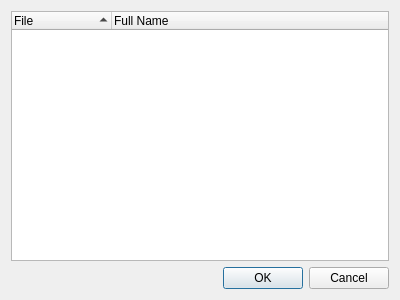
<?xml version="1.0" encoding="UTF-8"?>
<ui version="4.0">
 <class>SeerCloseSourceDialogForm</class>
 <widget class="QDialog" name="SeerCloseSourceDialogForm">
  <property name="geometry">
   <rect>
    <x>0</x>
    <y>0</y>
    <width>400</width>
    <height>300</height>
   </rect>
  </property>
  <property name="windowTitle">
   <string>Seer - Select files to close</string>
  </property>
  <layout class="QGridLayout" name="gridLayout">
   <item row="1" column="0">
    <widget class="QDialogButtonBox" name="buttonBox">
     <property name="orientation">
      <enum>Qt::Horizontal</enum>
     </property>
     <property name="standardButtons">
      <set>QDialogButtonBox::Cancel|QDialogButtonBox::Ok</set>
     </property>
    </widget>
   </item>
   <item row="0" column="0">
    <widget class="QTreeWidget" name="filenamesTreeWidget">
     <property name="toolTip">
      <string>Select the files to close.</string>
     </property>
     <property name="editTriggers">
      <set>QAbstractItemView::NoEditTriggers</set>
     </property>
     <property name="selectionMode">
      <enum>QAbstractItemView::ExtendedSelection</enum>
     </property>
     <property name="selectionBehavior">
      <enum>QAbstractItemView::SelectRows</enum>
     </property>
     <property name="sortingEnabled">
      <bool>true</bool>
     </property>
     <column>
      <property name="text">
       <string>File</string>
      </property>
     </column>
     <column>
      <property name="text">
       <string>Full Name</string>
      </property>
     </column>
    </widget>
   </item>
  </layout>
 </widget>
 <resources/>
 <connections>
  <connection>
   <sender>buttonBox</sender>
   <signal>accepted()</signal>
   <receiver>SeerCloseSourceDialogForm</receiver>
   <slot>accept()</slot>
   <hints>
    <hint type="sourcelabel">
     <x>248</x>
     <y>254</y>
    </hint>
    <hint type="destinationlabel">
     <x>157</x>
     <y>274</y>
    </hint>
   </hints>
  </connection>
  <connection>
   <sender>buttonBox</sender>
   <signal>rejected()</signal>
   <receiver>SeerCloseSourceDialogForm</receiver>
   <slot>reject()</slot>
   <hints>
    <hint type="sourcelabel">
     <x>316</x>
     <y>260</y>
    </hint>
    <hint type="destinationlabel">
     <x>286</x>
     <y>274</y>
    </hint>
   </hints>
  </connection>
 </connections>
</ui>
